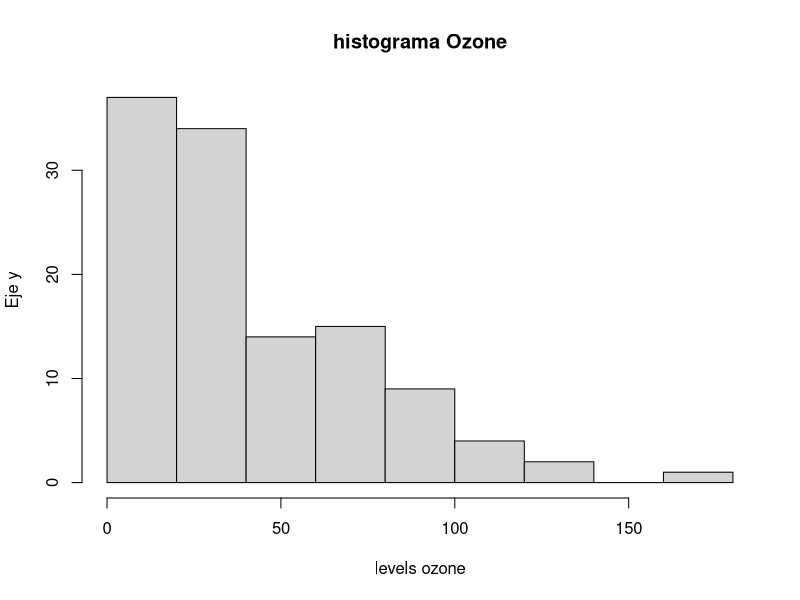
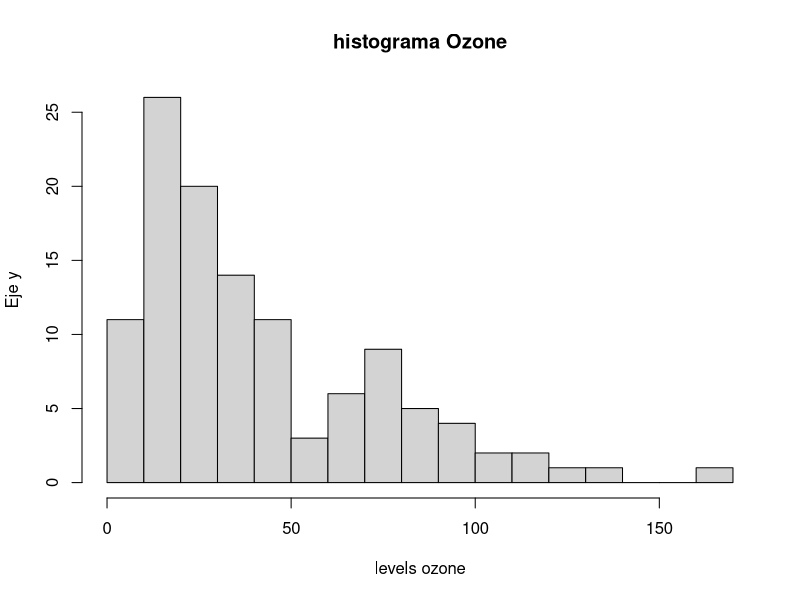
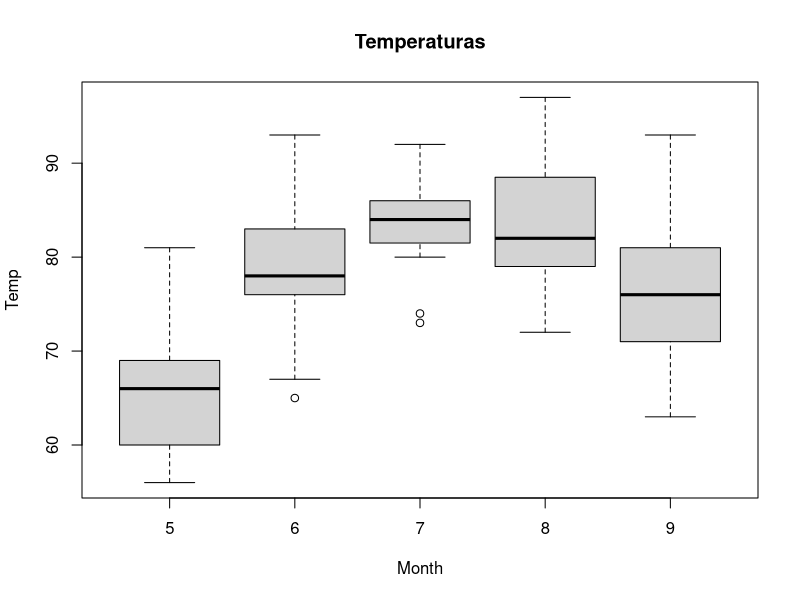
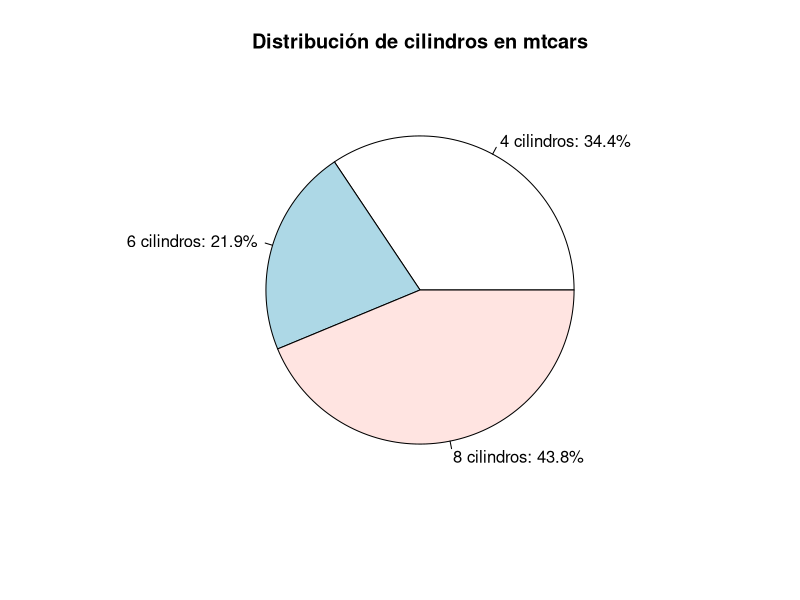
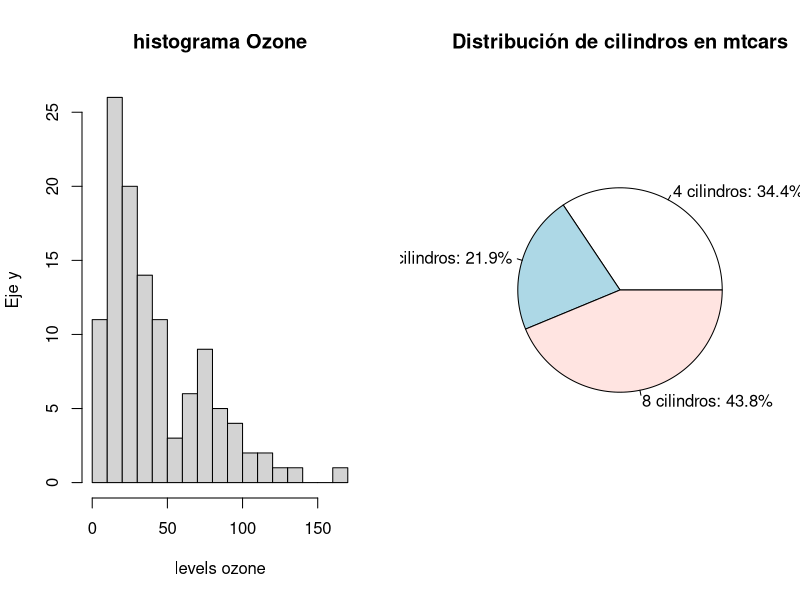
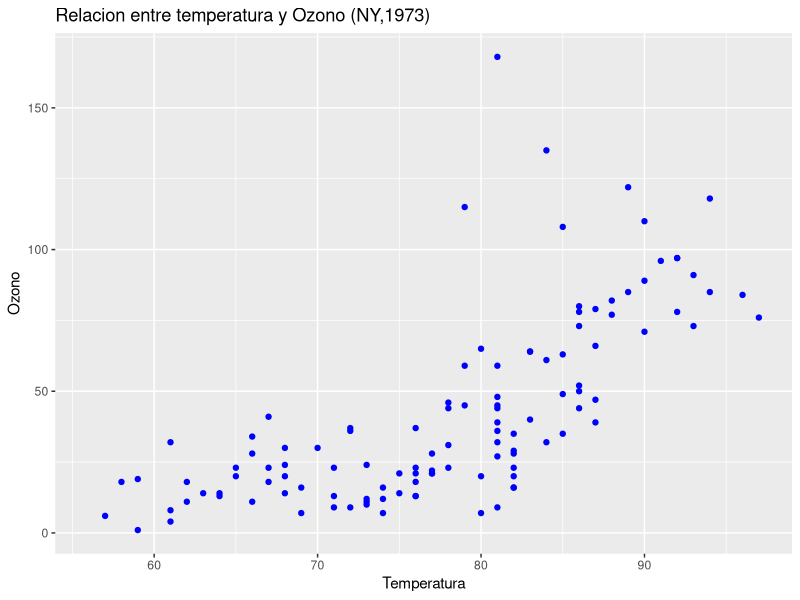
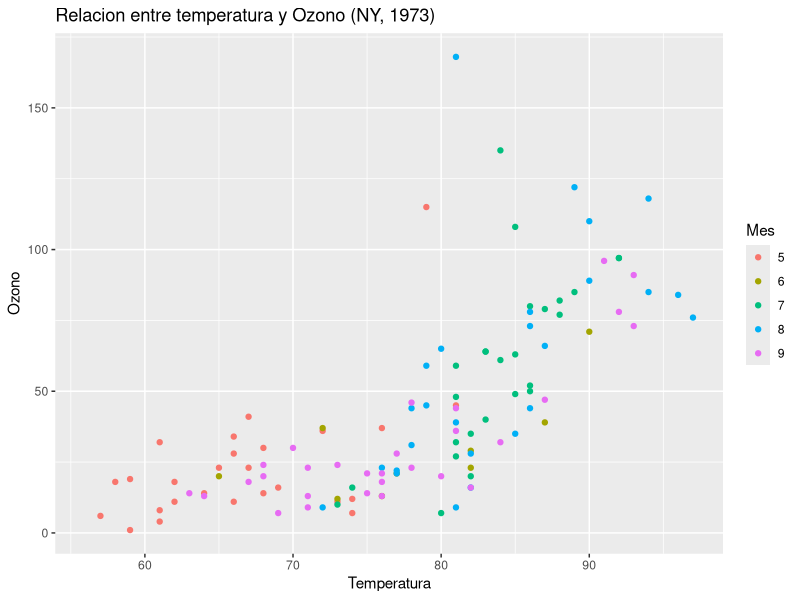

Write R code to recreate these figures, in order. (Note: this script raises an error after producing the figures.)
# ==============================================================================
# UNIVERSIDAD DE COSTA RICA  -  ESCUELA DE ESTADISTICA
# XS-0129  PROGRAMACION PARA ESTADISTICA I
# ------------------------------------------------------------------------------
# PRACTICA SEMANA 11: CONSTRUCCION DE GRAFICOS CON R
# MODALIDAD: TRABAJO COLABORATIVO EN GIT / GITHUB
# Valor: 1% adicional sobre nota de curso
# Fecha entrega máxima: martes 26/05/2026
# Entrega esperada: documento PDF con enlace a repositorio
# ==============================================================================
#
# Esta practica se realiza EN PAREJAS o EN GRUPOS DE TRES personas.
# El grupo entrega un UNICO archivo .R, pero administrado de forma colaborativa
# en un repositorio de GitHub. Cada integrante DEBE aportar al menos un ejercicio
# con sus propios commits, de modo que el historial demuestre la participacion
# individual de cada quien.
#
# ------------------------------------------------------------------------------
# DATOS DEL GRUPO
# ------------------------------------------------------------------------------
# Integrante A: ______________________  Carne: __________  GitHub: ____________
# Integrante B: ______________________  Carne: __________  GitHub: ____________
# Integrante C: ______________________  Carne: __________  GitHub: ____________
#               (deje en blanco si el grupo es de dos personas)
#
# ------------------------------------------------------------------------------
# OBJETIVOS DE APRENDIZAJE
# ------------------------------------------------------------------------------
#   1. Construir e interpretar graficos con el paquete base de R.
#   2. Aplicar la gramatica de graficos del paquete ggplot2 por capas.
#   3. Representar informacion geografica mediante mapas en R.
#   4. INVESTIGAR de forma autonoma otras librerias de visualizacion de R,
#      documentarlas y compararlas con las herramientas vistas en clase.
#   5. Utilizar Git y GitHub para versionar y desarrollar codigo de forma
#      COLABORATIVA (clonar, ramas, commits, pull requests y fusiones).
#
# ==============================================================================
# INSTRUCCIONES GENERALES
# ==============================================================================
#   - Trabajen DENTRO de este mismo archivo .R. Escriban su codigo debajo de
#     cada enunciado, en las lineas marcadas con ">>> ESCRIBA SU CODIGO AQUI".
#   - NO borren los enunciados (lineas que inician con #). Forman parte de la
#     entrega y permiten evaluar la practica.
#   - Cuando se pida COMENTAR o INTERPRETAR, escriban la respuesta como
#     comentario (#) justo debajo del codigo correspondiente.
#   - El archivo debe ejecutarse SIN ERRORES de principio a fin. Verifiquenlo
#     con source() o Ctrl+Shift+Enter (RStudio) antes de la entrega final.
#   - Cada ejercicio indica su INTEGRANTE RESPONSABLE entre corchetes, por
#     ejemplo  [Responsable: Integrante B]. Esa persona debe escribir el codigo
#     y subirlo con SUS PROPIOS commits (ver Parte 5).
#   - Esta practica vale 100 puntos. La distribucion aparece en cada parte.
#   - Todos los ejercicios deben estar completos y no debe haber commits 
#     luego de las 11:59 de hoy 26/05/2026
#
# ------------------------------------------------------------------------------
# REPARTO DE EJERCICIOS ENTRE INTEGRANTES
# ------------------------------------------------------------------------------
#   Integrante A : Ej 1.1, Ej 1.4, Ej 2.1, Ej 2.4, Ej 3.2  + redacta el README
#   Integrante B : Ej 1.2, Ej 1.5, Ej 2.2, Ej 2.5, Ej 3.3  + Ficha 4.2
#   Integrante C : Ej 1.3, Ej 1.6, Ej 2.3, Ej 3.1, Ej 4.4
#   TODO EL GRUPO: Parte 0, Ej 4.1 (eleccion de libreria) y Ej 4.3 (ejemplo).
#
#   * SI EL GRUPO ES DE DOS PERSONAS: no existe Integrante C. Repartan sus
#     ejercicios de forma equitativa entre A y B y ANOTEN aqui como quedaron:
#     Ej 1.3 -> ____   Ej 1.6 -> ____   Ej 2.3 -> ____   Ej 3.1 -> ____
#     Ej 4.4 -> ____
#
#   El reparto busca que cada persona practique graficos base, ggplot2 y mapas.
#   Esta permitido AYUDARSE entre integrantes, pero cada quien debe SUBIR con
#   sus propios commits los ejercicios de los que es responsable.
#
# ------------------------------------------------------------------------------
# CONJUNTOS DE DATOS
# ------------------------------------------------------------------------------
#   Se trabajara con datasets incluidos en la instalacion base de R, por lo que
#   NO se requiere descargar archivos. Exploren su documentacion con help():
#       help("airquality")   # calidad del aire (Nueva York, 1973)
#       help("mtcars")       # caracteristicas de 32 automoviles
#       help("iris")         # medidas de tres especies de flores
#       help("ToothGrowth")  # crecimiento dental en conejillos de indias
# ==============================================================================


# ==============================================================================
# PARTE 0 - PREPARACION DEL ENTORNO  (5 puntos)   [Responsable: TODO EL GRUPO]
# ==============================================================================
#
# 0.1  Limpien el entorno de trabajo y carguen los datos que utilizaran.
#      Verifiquen la estructura y un resumen de cada conjunto de datos.

rm(list = ls())          # limpia el entorno
data("airquality")
data("mtcars")
data("iris")
data("ToothGrowth")

# >>> ESCRIBA SU CODIGO AQUI: use str() y summary() sobre airquality y mtcars.

str(airquality)
summary(airquality)
str(mtcars)
summary(mtcars)


# 0.2  En un comentario, indiquen cuantas observaciones y cuantas variables
#      tiene 'airquality' y mencionen si contiene valores faltantes (NA).
#
# Respuesta 0.2: _______________________________________________________________

# airquality tiene 153 observaciones y si contiene valores NA

# ==============================================================================
# PARTE 1 - GRAFICOS BASE DE R  (25 puntos)
# ==============================================================================
# Recuerden los argumentos comunes de las funciones graficas base:
#   main  = titulo        xlab / ylab = etiquetas de ejes
#   col   = color         xlim / ylim = limites de los ejes
#   pch   = tipo de punto border = color del borde
# ------------------------------------------------------------------------------

# ------------------------------------------------------------------------------
# Ejercicio 1.1  GRAFICO DE BARRAS  (4 pts)        [Responsable: Integrante A]
# ------------------------------------------------------------------------------
# Construya un grafico de barras VERTICAL de la variable airquality$Wind.
# Asignele un titulo, una etiqueta de eje y un color de su eleccion.

# >>> ESCRIBA SU CODIGO AQUI:



# ------------------------------------------------------------------------------
# Ejercicio 1.2  HISTOGRAMA  (4 pts)               [Responsable: Integrante B]
# ------------------------------------------------------------------------------
# Construya un histograma de airquality$Ozone. Modifique el argumento 'breaks'
# para obtener al menos dos versiones (por ejemplo breaks = 5 y breaks = 15).
# COMENTE como cambia la interpretacion al variar el numero de clases.

# >>> ESCRIBA SU CODIGO AQUI:

hist(airquality$Ozone,
     breaks = 6,
     main = "histograma Ozone",
     xlab = "levels ozone",
     ylab = "Eje y")

hist(airquality$Ozone,
     breaks =16,
     main = "histograma Ozone",
     xlab = "levels ozone",
     ylab = "Eje y")


# Comentario 1.2: ______________________________________________________________

# Al agregar diferentes valores de break lo uqe cambia son la cantidad de barras creadas en el histograma



# ------------------------------------------------------------------------------
# Ejercicio 1.3  DIAGRAMA DE CAJAS  (4 pts)        [Responsable: Integrante C]
# ------------------------------------------------------------------------------
# Construya un diagrama de cajas de airquality$Temp SEGUN el mes (Temp ~ Month).
# Pista: use la formula  boxplot(Temp ~ Month, data = airquality, ...).
# Interprete: en que mes se observa la mayor temperatura mediana.

# >>> ESCRIBA SU CODIGO AQUI:


boxplot(Temp ~ Month, data = airquality,
        main = "Temperaturas")

# Comentario 1.3: ______________________________________________________________

# En el mes 9 septiembre se registra la mayor temperatura  

# ------------------------------------------------------------------------------
# Ejercicio 1.4  DIAGRAMA DE DISPERSION  (4 pts)   [Responsable: Integrante A]
# ------------------------------------------------------------------------------
# Construya un grafico de dispersion entre airquality$Temp (eje X) y
# airquality$Ozone (eje Y). Use pch = 19 y describa la relacion observada.

# >>> ESCRIBA SU CODIGO AQUI:



# Comentario 1.4: ______________________________________________________________



# ------------------------------------------------------------------------------
# Ejercicio 1.5  GRAFICO DE PIE  (4 pts)           [Responsable: Integrante B]
# ------------------------------------------------------------------------------
# A partir de mtcars, cuente cuantos automoviles tienen 4, 6 y 8 cilindros
# (variable 'cyl') y represente esa distribucion en un grafico de pie.
# Agregue al grafico el PORCENTAJE correspondiente a cada categoria.
# Pista: table(mtcars$cyl) y construya las etiquetas con paste0() y round().

# >>> ESCRIBA SU CODIGO AQUI:

conteo_cyl <- table(mtcars$cyl)


porcentajes <- prop.table(conteo_cyl) * 100


etiquetas <- paste0(
  names(conteo_cyl),
  " cilindros: ",
  round(porcentajes, 1),
  "%"
)

# Gráfico de pie
pie(
  conteo_cyl,
  labels = etiquetas,
  main = "Distribución de cilindros en mtcars"
)
# ------------------------------------------------------------------------------
# Ejercicio 1.6  MULTIPLES GRAFICOS Y EXPORTACION  (5 pts)  [Resp.: Integrante B]
# ------------------------------------------------------------------------------
# a) Use par(mfrow = c(1, 2)) para colocar DOS graficos base de su eleccion
#    lado a lado. Restablezca el panel con par(mfrow = c(1, 1)) al terminar.
# b) Exporte uno de sus graficos a un archivo PNG usando png() ... dev.off().
#    IMPORTANTE: agregue ese .png al .gitignore (vea la Parte 5) para NO
#    versionar imagenes generadas automaticamente.

# >>> ESCRIBA SU CODIGO AQUI:

par(mfrow = c(1, 2))

hist(airquality$Ozone,
     breaks =16,
     main = "histograma Ozone",
     xlab = "levels ozone",
     ylab = "Eje y")

pie(
  conteo_cyl,
  labels = etiquetas,
  main = "Distribución de cilindros en mtcars"
)

par(mfrow = c(1, 1))


# guardar a png

png("grafico_mpg.png", width = 800, height = 600)

pie(
  conteo_cyl,
  labels = etiquetas,
  main = "Distribución de cilindros en mtcars"
)

dev.off()



# ==============================================================================
# PARTE 2 - GRAFICOS CON ggplot2  (20 puntos)
# ==============================================================================
# Recuerden la estructura por CAPAS de la gramatica de graficos:
#   ggplot(datos, aes(...)) +   # datos + mapeo estetico
#       geom_*()            +   # geometria (puntos, barras, lineas...)
#       scale_*()           +   # escalas (colores, ejes)
#       facet_*()           +   # paneles por subconjuntos
#       labs()              +   # titulos y etiquetas
#       theme_*()               # apariencia general
# ------------------------------------------------------------------------------

# 2.0  Instalen (si es necesario) y carguen el paquete.
# install.packages("ggplot2")   # descomente solo si aun no lo tiene instalado
library(ggplot2)

# ------------------------------------------------------------------------------
# Ejercicio 2.1  PRIMER GRAFICO ggplot2  (4 pts)   [Responsable: Integrante A]
# ------------------------------------------------------------------------------
# Reproduzca el diagrama de dispersion del Ejercicio 1.4 (Temp vs Ozone) pero
# ahora con ggplot2 y geom_point().

# >>> ESCRIBA SU CODIGO AQUI:



# ------------------------------------------------------------------------------
# Ejercicio 2.2  MAPEO ESTETICO  (4 pts)           [Responsable: Integrante B]
# ------------------------------------------------------------------------------
# Al grafico anterior, agregue dentro de aes() el COLOR del punto segun el mes.
# Pista: como 'Month' es numerica, conviertala con factor(Month).
# COMENTE que aporta esta tercera variable a la lectura del grafico.

# >>> ESCRIBA SU CODIGO AQUI:

ggplot(airquality,
       aes(x = Temp, y = Ozone)) +
  geom_point(color = "blue", 
             pch = 19) +
  labs(title = "Relacion entre temperatura y Ozono (NY,1973)",
       x = "Temperatura",
       y = "Ozono")


ggplot(
  airquality,
  aes(
    x = Temp,
    y = Ozone,
    color = factor(Month)
  )
) +
  geom_point(pch = 19) +
  labs(
    title = "Relacion entre temperatura y Ozono (NY, 1973)",
    x = "Temperatura",
    y = "Ozono",
    color = "Mes"
  )

# Comentario 2.2: ______________________________________________________________

# ESta tercera variable lo que hace es poner diferentes colores al los meses para asi diferenciarlo en el grafico

# ------------------------------------------------------------------------------
# Ejercicio 2.3  GEOMETRIAS ADICIONALES Y FACETAS  (4 pts)  [Resp.: Integrante C]
# ------------------------------------------------------------------------------
# Sobre el grafico del 2.2, agregue:
#   - una capa geom_smooth(method = "lm") para mostrar la tendencia lineal;
#   - un facet_wrap(~ Month) para separar un panel por mes.

# >>> ESCRIBA SU CODIGO AQUI:



# ------------------------------------------------------------------------------
# Ejercicio 2.4  GRAFICO DE BARRAS CON ggplot2  (4 pts)  [Resp.: Integrante A]
# ------------------------------------------------------------------------------
# Con el dataset 'iris', construya un grafico de barras que muestre el promedio
# de Sepal.Length por especie (Species). Use stat = "summary", fun = "mean".

# >>> ESCRIBA SU CODIGO AQUI:



# ------------------------------------------------------------------------------
# Ejercicio 2.5  PERSONALIZACION COMPLETA  (4 pts) [Responsable: Integrante B]
# ------------------------------------------------------------------------------
# Tome cualquiera de los graficos anteriores y combine TODAS las capas:
# labs() con titulo, subtitulo, etiquetas de ejes y fuente; un scale_*() para
# personalizar colores; y un theme_*() distinto al predeterminado.

# >>> ESCRIBA SU CODIGO AQUI:



# ==============================================================================
# PARTE 3 - GRAFICOS CON MAPAS  (15 puntos)
# ==============================================================================
# 3.0  Instalen (si es necesario) y carguen el paquete 'maps'.
# install.packages("maps", dep = TRUE)   # descomente si aun no lo tiene
library(maps)

# ------------------------------------------------------------------------------
# Ejercicio 3.1  MAPA BASE  (5 pts)                [Responsable: Integrante C]
# ------------------------------------------------------------------------------
# Dibuje el mapa del mundo con map(database = "world").
# Luego dibuje UNICAMENTE el mapa de un pais a su eleccion.
# Pista: map("world", regions = "Costa Rica", fill = TRUE, col = "lightgreen").

# >>> ESCRIBA SU CODIGO AQUI:



# ------------------------------------------------------------------------------
# Ejercicio 3.2  MAPA POLIGONAL CON ggplot2  (5 pts)  [Resp.: Integrante A]
# ------------------------------------------------------------------------------
# Use map_data() para obtener el contorno de un pais o region y dibujelo con
# ggplot2 + geom_polygon(). Aplique coord_quickmap() para corregir la escala.
# Pista:
#   region <- map_data("world", region = "Costa Rica")
#   ggplot(region, aes(long, lat, group = group)) +
#       geom_polygon(...) + coord_quickmap()

# >>> ESCRIBA SU CODIGO AQUI:



# ------------------------------------------------------------------------------
# Ejercicio 3.3  AGREGAR PUNTOS AL MAPA  (5 pts)   [Responsable: Integrante B]
# ------------------------------------------------------------------------------
# Sobre el mapa anterior, agregue uno o varios puntos con coordenadas conocidas
# (por ejemplo, la ciudad donde vive cada integrante del grupo). Use geom_point()
# y, opcionalmente, geom_text() o annotate() para etiquetar el punto.
# Pista: San Jose, Costa Rica  ->  long = -84.09, lat = 9.93

# >>> ESCRIBA SU CODIGO AQUI:



# ==============================================================================
# PARTE 4 - INVESTIGACION: OTRAS LIBRERIAS DE GRAFICOS EN R  (20 puntos)
# ==============================================================================
#
# El ecosistema de R ofrece MUCHAS librerias de visualizacion mas alla del
# paquete base, ggplot2 y maps. En esta parte el grupo debera INVESTIGAR de
# forma autonoma y aplicar una de ellas.
#
# ------------------------------------------------------------------------------
# 4.1  SELECCION DE LA LIBRERIA  (2 pts)           [Responsable: TODO EL GRUPO]
# ------------------------------------------------------------------------------
# Elijan UNA libreria de la siguiente lista (o propongan otra y consultenla con
# la persona docente). Anoten su eleccion en el comentario indicado.
#
#   GRAFICOS INTERACTIVOS
#     - plotly        : convierte graficos en interactivos (zoom, hover).
#     - highcharter   : graficos interactivos basados en Highcharts.
#     - dygraphs      : series de tiempo interactivas.
#
#   EXTENSIONES DE ggplot2
#     - ggridges      : graficos de densidad superpuestos ("joyplots").
#     - gganimate     : animaciones a partir de graficos ggplot2.
#     - patchwork     : combina varios graficos ggplot2 en un mismo panel.
#     - ggpubr        : graficos con apariencia "lista para publicar".
#     - ggthemes      : temas y paletas adicionales para ggplot2.
#
#   MAPAS INTERACTIVOS
#     - leaflet       : mapas interactivos con marcadores y capas.
#     - tmap          : mapas tematicos (modo estatico e interactivo).
#
#   GRAFICOS ESPECIALIZADOS
#     - corrplot      : visualizacion de matrices de correlacion.
#     - treemap       : mapas de arbol (treemaps) jerarquicos.
#     - GGally        : matrices de graficos y graficos de pares.
#     - wordcloud     : nubes de palabras.
#     - lattice       : sistema de graficos alternativo (graficos en celosia).
#
# Libreria elegida: ____________________________________________________________
# Justifiquen en una o dos lineas por que la eligieron:
#   ___________________________________________________________________________
#
# ------------------------------------------------------------------------------
# 4.2  FICHA DE DOCUMENTACION  (6 pts)             [Responsable: Integrante B]
# ------------------------------------------------------------------------------
# Investiguen en la documentacion oficial (CRAN, viñetas, sitio del paquete) y
# COMPLETEN la siguiente ficha como comentarios. Indiquen las fuentes.
#
#   a) Nombre del paquete y autor(es) principales:
#      _________________________________________________________________________
#   b) Para que tipo de visualizaciones se utiliza:
#      _________________________________________________________________________
#   c) Funcion(es) principal(es) del paquete y que hace cada una:
#      _________________________________________________________________________
#   d) Una ventaja y una limitacion frente al paquete base o ggplot2:
#      Ventaja:    ______________________________________________________________
#      Limitacion: ______________________________________________________________
#   e) Fuentes consultadas (al menos dos, con su enlace):
#      1) _______________________________________________________________________
#      2) _______________________________________________________________________
#
# ------------------------------------------------------------------------------
# 4.3  EJEMPLO APLICADO  (8 pts)                   [Responsable: TODO EL GRUPO]
# ------------------------------------------------------------------------------
# Instalen y carguen la libreria elegida. Luego construyan UN grafico funcional
# con alguno de los datasets de esta practica (airquality, mtcars, iris o
# ToothGrowth). El grafico debe tener titulo y etiquetas de ejes claras.
# Documenten cada paso con comentarios.
#
# SUGERENCIA DE COLABORACION: este ejercicio es del grupo completo. Trabajenlo
# en una rama compartida (por ejemplo 'feature/parte4') y resuelvan en conjunto
# cualquier conflicto de fusion que aparezca.

# install.packages("__________")   # escriba aqui el nombre de su libreria
# library(__________)

# >>> ESCRIBA SU CODIGO AQUI:



# ------------------------------------------------------------------------------
# 4.4  COMPARACION Y REFLEXION  (4 pts)            [Responsable: Integrante C]
# ------------------------------------------------------------------------------
# Reproduzca un grafico EQUIVALENTE o lo mas parecido posible al del punto 4.3
# usando el paquete base o ggplot2. Luego responda en comentarios:
#
#   a) Que diferencias noto en la cantidad y claridad del codigo:
#      _________________________________________________________________________
#   b) En que situacion recomendaria usar la libreria investigada y en cual
#      preferiria el paquete base o ggplot2:
#      _________________________________________________________________________

# >>> ESCRIBA AQUI EL GRAFICO EQUIVALENTE CON BASE O ggplot2:



# ==============================================================================
# PARTE 5 - TRABAJO COLABORATIVO CON GIT Y GITHUB  (15 puntos)
# ==============================================================================
#
# Esta parte NO se "programa" en R: se EVIDENCIA en el repositorio de GitHub del
# grupo. Sigan el flujo de trabajo descrito abajo. Todos los comandos de Git se
# escriben en la TERMINAL del sistema (no en la consola de R), o pueden usar el
# panel Git de RStudio / GitHub Desktop si lo prefieren.
#
# ------------------------------------------------------------------------------
# 5.1  CREACION Y CONFIGURACION DEL REPOSITORIO  (4 pts)
# ------------------------------------------------------------------------------
# a) UNA sola persona del grupo crea en GitHub un repositorio llamado:
#       XS0129-P11-Apellido1-Apellido2
#    Configurelo como público e inicialicelo con un archivo README.md.
#
# b) Esa persona agrega como COLABORADORES (Settings > Collaborators) a:
#       - cada integrante del grupo (con su usuario de GitHub), y
#       - el usuario de la persona docente:  __________________ (a indicar).
#
# c) Cada integrante CLONA el repositorio en su computadora:
#       git clone https://github.com/usuario/XS0129-P11-Apellido1-Apellido2.git
#
# d) Coloquen este archivo .R dentro del repositorio y configuren su identidad
#    (la primera vez en cada computadora):
#       git config --global user.name  "Nombre Apellido"
#       git config --global user.email "correo@ucr.ac.cr"
#
# ------------------------------------------------------------------------------
# 5.2  ARCHIVOS DEL REPOSITORIO  (3 pts)
# ------------------------------------------------------------------------------
# El repositorio debe contener al menos:
#   - Practica_Semana_11_-_Graficos_en_R.R   (este archivo)
#   - README.md   : redactado por el Integrante A. Debe incluir el nombre del
#                   curso, los integrantes del grupo y una breve descripcion.
#   - .gitignore  : debe ignorar archivos generados (por ejemplo *.png del
#                   Ejercicio 1.6, la carpeta .Rproj.user/ y el archivo .Rhistory).
#
#   Contenido sugerido para .gitignore:
#       .Rhistory
#       .RData
#       .Rproj.user/
#       *.png
#
# ------------------------------------------------------------------------------
# 5.3  FLUJO DE TRABAJO POR RAMAS Y COMMITS  (5 pts)
# ------------------------------------------------------------------------------
# Cada integrante trabaja sus ejercicios asignados en SU PROPIA RAMA y luego
# los integra mediante un Pull Request. Pasos para cada integrante:
#
#   1) Actualizar la rama principal y crear la rama personal:
#        git checkout main
#        git pull origin main
#        git checkout -b parte-integranteA      # use su letra: A, B o C
#
#   2) Escribir el codigo de SUS ejercicios en este archivo y guardarlo.
#
#   3) Registrar el avance con commits. Haga UN COMMIT POR EJERCICIO, usando
#      mensajes claros que incluyan el numero del ejercicio. Ejemplos:
#        git add Practica_Semana_11_-_Graficos_en_R.R
#        git commit -m "Ej 1.1: grafico de barras vertical de Wind"
#        git commit -m "Ej 2.1: dispersion Temp vs Ozone con ggplot2"
#
#   4) Subir la rama al repositorio remoto:
#        git push origin parte-integranteA
#
#   5) En GitHub, abrir un PULL REQUEST de su rama hacia 'main'. Otro
#      integrante debe REVISARLO y aprobarlo antes de fusionarlo (merge).
#
# REQUISITO MINIMO VERIFICABLE: en el historial (git log o la pestaña Insights
# de GitHub) debe constar que CADA integrante realizo, como minimo, UN commit
# por cada ejercicio del que es responsable, con su propia cuenta de GitHub.
#
# ------------------------------------------------------------------------------
# 5.4  RESOLUCION DE CONFLICTOS Y BITACORA  (3 pts)
# ------------------------------------------------------------------------------
# Como todos editan el mismo archivo, es probable que aparezca al menos un
# CONFLICTO DE FUSION al hacer merge. Resuelvanlo en conjunto y, una vez
# terminada la practica, completen abajo una breve bitacora del trabajo.
#
#   BITACORA DEL GRUPO (responder como comentarios):
#   a) Cuantas ramas y cuantos pull requests crearon en total:
#      _________________________________________________________________________
#   b) Describan brevemente un conflicto de fusion que enfrentaron y como lo
#      resolvieron (o expliquen como lo evitaron):
#      _________________________________________________________________________
#   c) Que aprendio el grupo sobre el trabajo colaborativo con Git:
#      _________________________________________________________________________
#
# ==============================================================================
# RUBRICA DE EVALUACION (resumen)
# ==============================================================================
#   Parte 0  - Preparacion del entorno ............................   5 pts
#   Parte 1  - Graficos base de R .................................  25 pts
#   Parte 2  - Graficos con ggplot2 ...............................  20 pts
#   Parte 3  - Graficos con mapas .................................  15 pts
#   Parte 4  - Investigacion de otras librerias ...................  20 pts
#   Parte 5  - Trabajo colaborativo con Git y GitHub ..............  15 pts
#                                                            TOTAL = 100 pts
#
#   CONSIDERACIONES SOBRE LA NOTA DE GRUPO:
#   - Se descuentan hasta 5 puntos si el archivo NO se ejecuta completo sin
#     errores o si se eliminan los enunciados originales.
#   - El historial de commits es individual: si un integrante NO presenta
#     commits propios de sus ejercicios asignados, esos puntos NO se le
#     acreditan, aunque el ejercicio aparezca resuelto en el archivo final.
#   - La entrega consiste en compartir la URL del repositorio (con la persona
#     docente ya agregada como colaboradora). NO se reciben archivos por correo.
#
# ==============================================================================
# FIN DE LA PRACTICA - SEMANA 11
# ==============================================================================



barplot()
